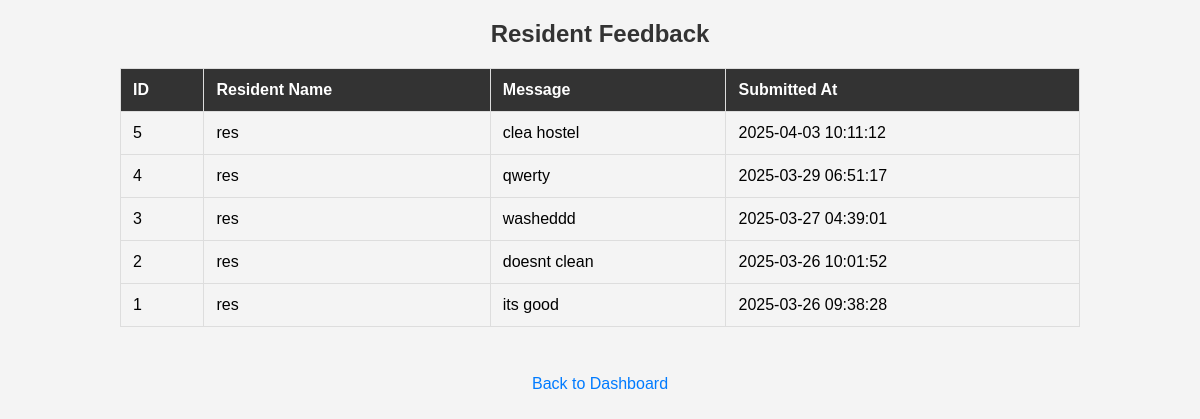
Screenshot of /admin/view_feedback.php (signed in) with the database file from the repository.
### tables this page shows
CREATE TABLE `feedback` (
  `id` int(11) NOT NULL,
  `user_id` int(11) DEFAULT NULL,
  `message` text DEFAULT NULL,
  `created_at` timestamp NOT NULL DEFAULT current_timestamp()
);

CREATE TABLE `users` (
  `id` int(11) NOT NULL,
  `name` varchar(100) DEFAULT NULL,
  `email` varchar(100) DEFAULT NULL,
  `password` varchar(255) DEFAULT NULL,
  `role` enum('admin','worker','resident') DEFAULT NULL,
  `created_at` timestamp NOT NULL DEFAULT current_timestamp()
);

### admin/view_feedback.php (the view, shortened to what this page needs)
<?php
include '../includes/db.php';
$sql = "SELECT f.*, u.name AS user_name FROM feedback f
        JOIN users u ON f.user_id = u.id
        ORDER BY f.created_at DESC";
$result = $conn->query($sql);
?>
<!DOCTYPE html>
<html lang="en">
<head>
    <link rel="stylesheet" href="../css/styles.css">
</head>
<body>
    <h2 style="text-align: center;">Resident Feedback</h2>
    <?php if ($result->num_rows > 0): ?>
        <table>
            <thead>
                <tr>
                    <th>ID</th>
                    <th>Resident Name</th>
                    <th>Message</th>
                    <th>Submitted At</th>
                </tr>
            </thead>
            <tbody>
                <?php while ($row = $result->fetch_assoc()): ?>
                    <tr>
                        <td><?php echo $row['id']; ?></td>
                        <td><?php echo htmlspecialchars($row['user_name']); ?></td>
                        <td><?php echo htmlspecialchars($row['message']); ?></td>
                        <td><?php echo $row['created_at']; ?></td>
                    </tr>
                <?php endwhile; ?>
            </tbody>
        </table>
    <?php else: ?>
        <p style="text-align:center;">No feedback available.</p>
    <?php endif; ?>
    <br>
    <div style="text-align: center;">
        <a href="dashboard.php">Back to Dashboard</a>
    </div>
</body>
</html>

### css/styles.css (style rules this page uses)
body { font-family: Arial, sans-serif; margin: 0; padding: 0; background-color: #f4f4f4; transition: background-color 0.3s ease-in-out; }
h2 { color: #333; transition: color 0.3s ease-in-out; }
a { text-decoration: none; color: #007bff; transition: color 0.3s ease-in-out; display: inline-block; padding: 10px; border-radius: 5px; transition: background-color 0.3s ease-in-out, transform 0.3s ease-in-out; }

### admin/view_feedback.php (style rules this page uses)
table { width: 80%; margin: 20px auto; border-collapse: collapse; }
table, th, td { border: 1px solid #ddd; }
th, td { padding: 12px; text-align: left; }
th { background-color: #333; color: #fff; }
tr:nth-child(even) { background-color: #f4f4f4; }

### rows the page displays
feedback: id "5", user.name "res", message "clea hostel", created_at "2025-04-03 10:11:12"
feedback: id "4", user.name "res", message "qwerty", created_at "2025-03-29 06:51:17"
feedback: id "3", user.name "res", message "washeddd", created_at "2025-03-27 04:39:01"
feedback: id "2", user.name "res", message "doesnt clean", created_at "2025-03-26 10:01:52"
feedback: id "1", user.name "res", message "its good", created_at "2025-03-26 09:38:28"
